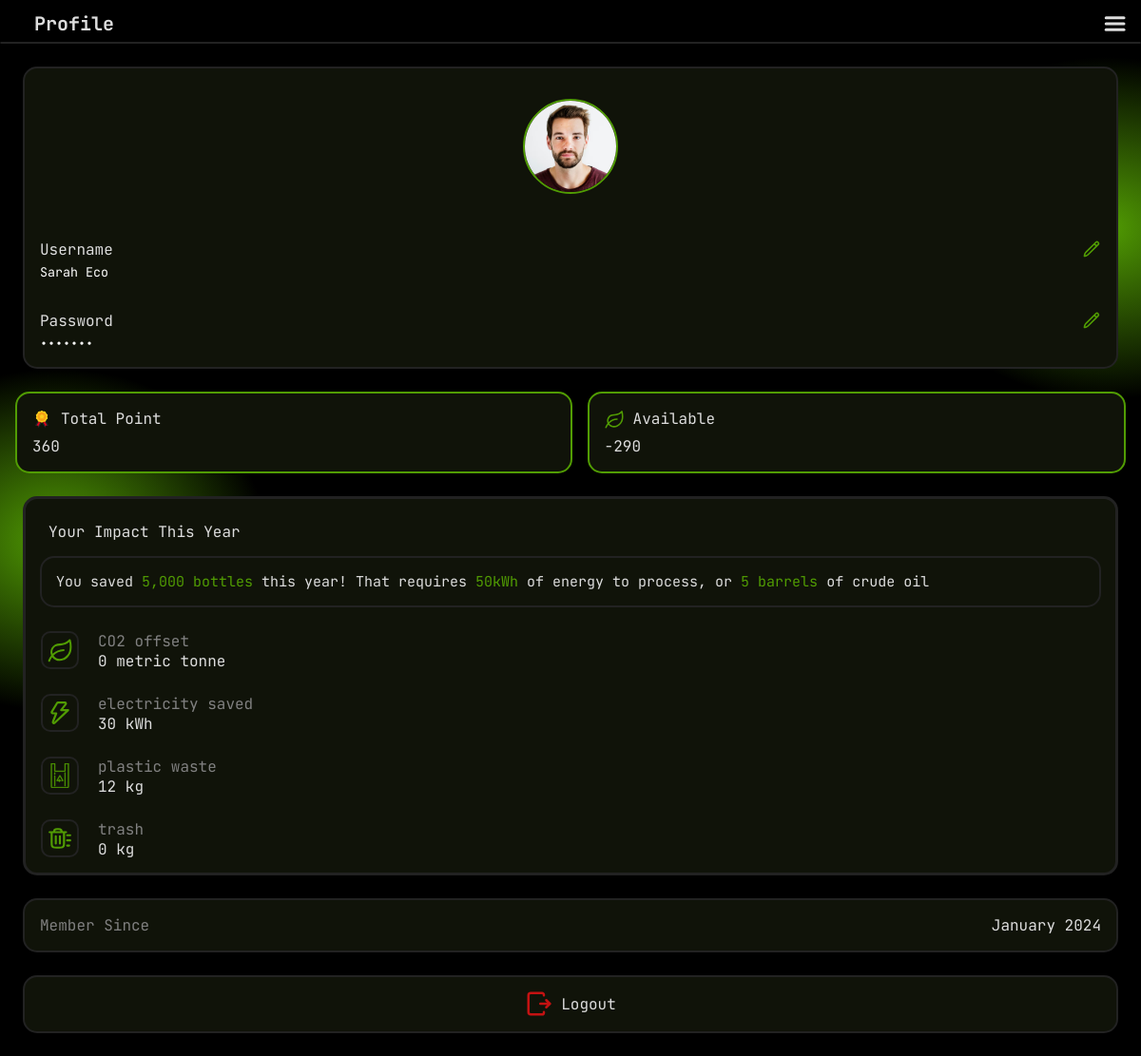
The app's page /profile.php with its own data.
### tables this page shows
CREATE TABLE USERS (
    username VARCHAR(200) PRIMARY KEY,
    email VARCHAR(200),
    password VARCHAR(64),
    name VARCHAR(200),
    DOB INT,
    profile_picture BLOB,
    role VARCHAR(20),
    FOREIGN KEY (role) REFERENCES ROLES(role)
);

CREATE TABLE GOAL_TYPE (
    ID VARCHAR(100) PRIMARY KEY,
    term VARCHAR(500),
    unit VARCHAR(50),
    decimal_points INT
);

### api/conn.php (called while the page is built, shortened)
<?php
$user = 'root';

### api/users/contribution.php (called while the page is built, shortened)
<?php
function user_get_contribution_total_worded($username, $time_start = NULL, $time_end = NULL)
{
    include dirname(__DIR__) . '/conn.php';
    $query = "SELECT
    GOAL_TYPE.*, COALESCE(
        (
        SELECT
            SUM(TASK.goal_contribution * SUBMISSION.action_count) as total
            from SUBMISSION
            inner join TASK on TASK.ID = SUBMISSION.task_ID
            where
                (SUBMISSION.user = '$username') AND
                (TASK.goal_type = GOAL_TYPE.ID) " .
        ((is_null($time_start) || is_null($time_end)) ? "" : "AND (SUBMISSION.submitted_timestamp BETWEEN '$time_start' AND '$time_end')")
        . "
        )
        , 0) as total FROM GOAL_TYPE;";
    $query_result = mysqli_query($dbConnection, $query);
    $result = array();
    foreach (mysqli_fetch_all($query_result, MYSQLI_ASSOC) as $row) {
        $result[$row['ID']] = array(
            'term' => $row['term'],
            'total' => floatval($row['total']),
            'unit' => $row['unit'],
            'decimals' => intval($row['decimal_points'])
        );
    }
    return $result;
}

### profile.php (the view, shortened to what this page needs)
<?php
include './api/conn.php';
$query = 'SELECT * FROM ecoquest.USERS WHERE username = "user1"';
$result = mysqli_query($dbConnection, $query);
$totalPoint = "SELECT sum(task.reward_rate * submission.action_count) AS total_points FROM submission
            INNER JOIN task ON submission.task_ID = task.ID WHERE submission.user = 'user1'";
$totalPointResult = mysqli_query($dbConnection, $totalPoint);
$allPoint = mysqli_fetch_assoc($totalPointResult)['total_points'];
$availablePoint = "SELECT $allPoint - sum(redemption.price) AS available_point FROM redemption WHERE redemption.user = 'user1'";
$availableResult = mysqli_query($dbConnection, $availablePoint);
$allAvailable = mysqli_fetch_assoc($availableResult);
include './api/users/contribution.php';
$contribution = user_get_contribution_total_worded('user1');
?>
<!DOCTYPE html>
<html lang="en">
<head>
    <link rel="stylesheet" href="./styles/profile.css">
    <link rel="stylesheet" href="./styles/style.css">
</head>
<body>
    <div id="parent">
        <div id="bg-color">
            <div id="top-navbar">
                <a href="dashboard.html">
                </a>
                <p style="font-weight: bold; font-size: 20px;">Profile</p>
                <button id="hamburger">
                    <img src="./assets/burger.svg" alt="">
                </button>
            </div>
            <hr style="color: #222;">
            <div id="element">
                <div id="profile">
                    <div id="pfp">
                        <img src="assets/ivp/profile-picture.avif" alt="">
                    </div>
                    <div class="user">
                        <p>Username</p>
                        <a href="#name">
                            <img src="assets/ivp/pen-svgrepo-com.svg" alt="">
                        </a>
                        <input type="text" id="name" value="<?php echo $user['name'] ?>" required readonly>
                    </div>
                    <div class="user">
                        <p>Password</p>
                        <a href="change_password.php">
                            <img src="assets/ivp/pen-svgrepo-com.svg" alt="">
                        </a>
                        <input type="password" id="password" value="eco1234" required readonly>
                    </div>
                </div>
                <div id="point-tracker">
                    <div class="point">
                        <img src="assets/ivp/medal-champion-award-winner-olympic-23-svgrepo-com.svg" alt="">
                        <p>Total Point</p>
                        <p><?php echo $allPoint ?></p>
                    </div>
                    <div class="point">
                        <img src="assets/ivp/leaf-svgrepo-com.svg" alt="">
                        <p>Available</p>
                        <p><?php echo $allAvailable['available_point'] ?></p>
                    </div>
                </div>
                <div id="impact">
                    <p class="impact-title">Your Impact This Year</p>
                    <div id="impact-info">
                        <p>You saved <span style="color: #519C03;">5,000 bottles</span> this year! That
                            requires <span style="color: #519C03;">50kWh</span> of energy to process, or <span
                                style="color: #519C03;">5
                                barrels</span> of crude oil
                        </p>
                    </div>
                    <div class="impact-list">
                        <img src="assets/ivp/leaf-svgrepo-com.svg" alt="">
                        <div class="impact-name">
                            <p><?php echo $contribution['carbon']['term'] ?></p>
                            <p><?php echo $contribution['carbon']['total'] ?> <?php echo $contribution['carbon']['unit'] ?></p>
                        </div>
                    </div>
                    <div class="impact-list">
                        <img src="assets/ivp/thunder-svgrepo-com.svg" alt="">
                        <div class="impact-name">
                            <p><?php echo $contribution['electric']['term'] ?></p>
                            <p><?php echo $contribution['electric']['total'] ?> <?php echo $contribution['electric']['unit'] ?></p>
                        </div>
                    </div>
                    <div class="impact-list">
                        <img src="assets/ivp/recycled-plastic-bag-svgrepo-com (1).svg" alt="">
                        <div class="impact-name">
                            <p><?php echo $contribution['plastic']['term'] ?></p>
                            <p><?php echo $contribution['plastic']['total'] ?> <?php echo $contribution['plastic']['unit'] ?></p>
                        </div>
                    </div>
                    <div class="impact-list">
                        <img src="assets/ivp/trash-list-svgrepo-com.svg" alt="">
                        <div class="impact-name">
                            <p><?php echo $contribution['trash']['term'] ?></p>
                            <p><?php echo $contribution['trash']['total'] ?> <?php echo $contribution['trash']['unit'] ?></p>
                        </div>
                    </div>
                </div>
                <div id="personal-info">
                    <div id="member">
                        <p>Member Since</p>
                        <p>January 2024</p>
                    </div>
                </div>
                <div id="logout">
                    <button>
                        <a href="auth/login.html">
                            <img src="assets/ivp/logout-svgrepo-com.svg" alt="">
                            Logout
                        </a>
                    </button>
                </div>
            </div>
        </div>
    </div>
</body>
</html>

### styles/profile.css (style rules this page uses)
body { color: white; font-family: geist; min-height: 100vh !important; }
#bg-color { display: flex; flex-direction: column; background: radial-gradient(ellipse 2200px 1800px at 97% 30%, #519C03 0%, transparent 10%), radial-gradient(ellipse 2200px 1800px at 5% 71%, #519C03 0%, transparent 10%), black !important; height: 100vh; }
#hamburger { background: none; border: none; }
#profile { display: flex; flex-direction: column; justify-content: center; align-items: stretch; border: 2px solid #222; border-radius: 15px; margin: 1.5em; background: #101309; }
#point-tracker { display: grid; grid-template-columns: auto auto; margin: 0 1em; gap: 1em; }
.impact-list { display: flex; flex-direction: row; }
#personal-info { background: #101309; border: 2px solid #222; border-radius: 15px; margin: 1.5em; }

### styles/style.css (style rules this page uses)
:root { --text: #ddd; --secondary-text: #7f7f7f; --background: #000; --background-secondary: #101309; --tertiary: #34352d; --tertiary-background: #1d1f15; --accent: #519C03; --accent-background: color-mix(in srgb, var(--accent) 20%, transparent 80%); --accent-border: color-mix(in srgb, var(--accent) 10%, transparent 90%); --daily: #3B82F6; --daily-background: color-mix(in srgb, var(--daily), transparent 80%); --weekly: #8B5CF6; --weekly-background: color-mix(in srgb, var(--weekly), transparent 80%); --error: #E7000B; --error-secondary: #3A170F; --border-color: #202318; --border-radius: 16px; --border-width: 1px; --title-size: 6rem; --screen-padding: 2rem; --block-padding: 1rem; --submission-card-width: 30em; --pending: #F0B000; --pending-background: color-mix(in srgb, var(--pending), transparent 80%); --approved: var(--accent); --approved-background: var(--accent-background); --rejected: var(--error); --rejected-background: var(--error-secondary); }
html, body, head { background: black; }
hr { border-collapse: collapse; border-style: solid; border-radius: 1000px; }
h1, h2, h3, h4, h5, h6, p, input, button, a, span, label { font-family: 'Jetbrains Mono'; font-weight: 400; color: var(--text); }

### records on screen
users: name "Sarah Eco"
goal_type: term "CO2 offset", unit "metric tonne"
goal_type: term "electricity saved", unit "kWh"
goal_type: term "plastic waste", unit "kg"
goal_type: term "trash", unit "kg"

### other values on screen
$allPoint "360"
$allAvailable['available_point'] "-290"
$contribution['carbon']['total'] "0"
$contribution['electric']['total'] "30"
$contribution['plastic']['total'] "12"
$contribution['trash']['total'] "0"
